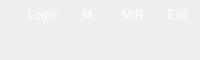
        <widget class="QFrame" name="Top_Box">
         <property name="maximumSize">
          <size>
           <width>16777215</width>
           <height>60</height>
          </size>
         </property>
         <property name="styleSheet">
          <string notr="true">color: rgb(255, 255, 255);</string>
         </property>
         <property name="frameShape">
          <enum>QFrame::NoFrame</enum>
         </property>
         <property name="frameShadow">
          <enum>QFrame::Raised</enum>
         </property>
         <layout class="QVBoxLayout" name="verticalLayout_2">
          <property name="spacing">
           <number>0</number>
          </property>
          <property name="leftMargin">
           <number>0</number>
          </property>
          <property name="topMargin">
           <number>0</number>
          </property>
          <property name="rightMargin">
           <number>0</number>
          </property>
          <property name="bottomMargin">
           <number>0</number>
          </property>
          <item>
           <widget class="QFrame" name="TopBar1">
            <property name="maximumSize">
             <size>
              <width>16777215</width>
              <height>30</height>
             </size>
            </property>
            <property name="styleSheet">
             <string notr="true"/>
            </property>
            <property name="frameShape">
             <enum>QFrame::NoFrame</enum>
            </property>
            <property name="frameShadow">
             <enum>QFrame::Raised</enum>
            </property>
            <layout class="QHBoxLayout" name="horizontalLayout_2">
             <property name="spacing">
              <number>0</number>
             </property>
             <property name="leftMargin">
              <number>0</number>
             </property>
             <property name="topMargin">
              <number>0</number>
             </property>
             <property name="rightMargin">
              <number>0</number>
             </property>
             <property name="bottomMargin">
              <number>0</number>
             </property>
             <item>
              <widget class="QFrame" name="TopBar1_Left">
               <property name="frameShape">
                <enum>QFrame::NoFrame</enum>
               </property>
               <property name="frameShadow">
                <enum>QFrame::Raised</enum>
               </property>
               <layout class="QVBoxLayout" name="verticalLayout_3">
                <property name="spacing">
                 <number>0</number>
                </property>
                <property name="leftMargin">
                 <number>0</number>
                </property>
                <property name="topMargin">
                 <number>0</number>
                </property>
                <property name="rightMargin">
                 <number>0</number>
                </property>
                <property name="bottomMargin">
                 <number>0</number>
                </property>
                <item>
                 <widget class="QLabel" name="TopBar_Left_Label">
                  <property name="styleSheet">
                   <string notr="true">color: rgb(255, 255, 255);</string>
                  </property>
                  <property name="text">
                   <string/>
                  </property>
                 </widget>
                </item>
               </layout>
              </widget>
             </item>
             <item>
              <widget class="QFrame" name="TopBar1_Right">
               <property name="maximumSize">
                <size>
                 <width>180</width>
                 <height>16777215</height>
                </size>
               </property>
               <property name="frameShape">
                <enum>QFrame::NoFrame</enum>
               </property>
               <property name="frameShadow">
                <enum>QFrame::Raised</enum>
               </property>
               <layout class="QHBoxLayout" name="horizontalLayout_3">
                <property name="spacing">
                 <number>0</number>
                </property>
                <property name="leftMargin">
                 <number>0</number>
                </property>
                <property name="topMargin">
                 <number>0</number>
                </property>
                <property name="rightMargin">
                 <number>0</number>
                </property>
                <property name="bottomMargin">
                 <number>0</number>
                </property>
                <item>
                 <widget class="QPushButton" name="Btn_OpenLoginBox">
                  <property name="sizePolicy">
                   <sizepolicy hsizetype="Minimum" vsizetype="Fixed">
                    <horstretch>0</horstretch>
                    <verstretch>0</verstretch>
                   </sizepolicy>
                  </property>
                  <property name="minimumSize">
                   <size>
                    <width>45</width>
                    <height>30</height>
                   </size>
                  </property>
                  <property name="maximumSize">
                   <size>
                    <width>45</width>
                    <height>30</height>
                   </size>
                  </property>
                  <property name="styleSheet">
                   <string notr="true">QPushButton {color: rgb(255, 255, 255);border: 0px solid}
QPushButton:hover {background-color: rgba(105,115,112,150)}</string>
                  </property>
                  <property name="text">
                   <string>Login</string>
                  </property>
                 </widget>
                </item>
                <item>
                 <widget class="QPushButton" name="Btn_Minimize">
                  <property name="sizePolicy">
                   <sizepolicy hsizetype="Minimum" vsizetype="Fixed">
                    <horstretch>0</horstretch>
                    <verstretch>0</verstretch>
                   </sizepolicy>
                  </property>
                  <property name="minimumSize">
                   <size>
                    <width>45</width>
                    <height>30</height>
                   </size>
                  </property>
                  <property name="maximumSize">
                   <size>
                    <width>45</width>
                    <height>30</height>
                   </size>
                  </property>
                  <property name="styleSheet">
                   <string notr="true">QPushButton {color: rgb(255, 255, 255);border: 0px solid}
QPushButton:hover {background-color: rgba(105,115,112,150)}</string>
                  </property>
                  <property name="text">
                   <string>M</string>
                  </property>
                 </widget>
                </item>
                <item>
                 <widget class="QPushButton" name="Btn_MaximizeRestore">
                  <property name="sizePolicy">
                   <sizepolicy hsizetype="Minimum" vsizetype="Fixed">
                    <horstretch>0</horstretch>
                    <verstretch>0</verstretch>
                   </sizepolicy>
                  </property>
                  <property name="minimumSize">
                   <size>
                    <width>45</width>
                    <height>30</height>
                   </size>
                  </property>
                  <property name="maximumSize">
                   <size>
                    <width>45</width>
                    <height>30</height>
                   </size>
                  </property>
                  <property name="styleSheet">
                   <string notr="true">QPushButton {color: rgb(255, 255, 255);border: 0px solid}
QPushButton:hover {background-color: rgba(105,115,112,150)}</string>
                  </property>
                  <property name="text">
                   <string>M/R</string>
                  </property>
                 </widget>
                </item>
                <item>
                 <widget class="QPushButton" name="Btn_Close">
                  <property name="sizePolicy">
                   <sizepolicy hsizetype="Minimum" vsizetype="Fixed">
                    <horstretch>0</horstretch>
                    <verstretch>0</verstretch>
                   </sizepolicy>
                  </property>
                  <property name="minimumSize">
                   <size>
                    <width>45</width>
                    <height>30</height>
                   </size>
                  </property>
                  <property name="maximumSize">
                   <size>
                    <width>45</width>
                    <height>30</height>
                   </size>
                  </property>
                  <property name="font">
                   <font>
                    <weight>50</weight>
                    <bold>false</bold>
                   </font>
                  </property>
                  <property name="styleSheet">
                   <string notr="true">QPushButton {color: rgb(255, 255, 255);border: 0px solid}
QPushButton:hover {background-color: rgba(255,0,0,255)}</string>
                  </property>
                  <property name="text">
                   <string>Exit</string>
                  </property>
                 </widget>
                </item>
               </layout>
              </widget>
             </item>
            </layout>
           </widget>
          </item>
          <item>
           <widget class="QFrame" name="Top_Bar2">
            <property name="minimumSize">
             <size>
              <width>0</width>
              <height>30</height>
             </size>
            </property>
            <property name="maximumSize">
             <size>
              <width>16777215</width>
              <height>16777215</height>
             </size>
            </property>
            <property name="styleSheet">
             <string notr="true"/>
            </property>
            <property name="frameShape">
             <enum>QFrame::NoFrame</enum>
            </property>
            <property name="frameShadow">
             <enum>QFrame::Raised</enum>
            </property>
           </widget>
          </item>
         </layout>
        </widget>
